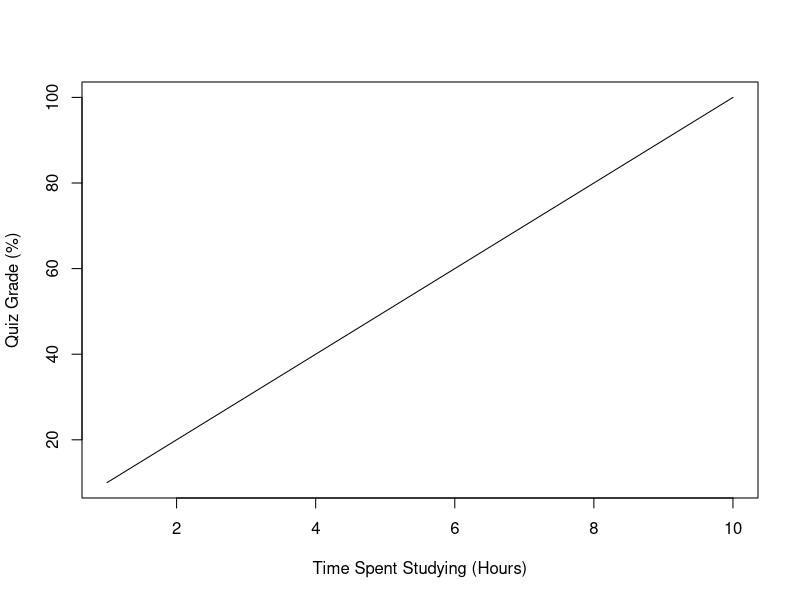

Here is the R script that generated this plot:
## ---- chunk 1
print("Hello, World!")

x <- 3
y <- 5
print(paste("x + y =", x + y))
## ---- chunk 2
plot(1:10, seq(10, 100, 10), type = "l", 
     xlab = "Time Spent Studying (Hours)", ylab = "Quiz Grade (%)")
## ---- chunk 3
# This is here to ensure knitr is used instead of Python.
